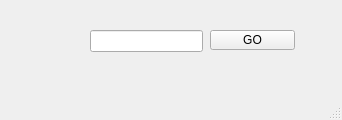
<?xml version="1.0" encoding="UTF-8"?>
<ui version="4.0">
 <class>MainWindow</class>
 <widget class="QMainWindow" name="MainWindow">
  <property name="geometry">
   <rect>
    <x>0</x>
    <y>0</y>
    <width>342</width>
    <height>120</height>
   </rect>
  </property>
  <property name="windowTitle">
   <string>MainWindow</string>
  </property>
  <widget class="QWidget" name="centralwidget">
   <widget class="QPushButton" name="pushButton">
    <property name="geometry">
     <rect>
      <x>210</x>
      <y>30</y>
      <width>85</width>
      <height>20</height>
     </rect>
    </property>
    <property name="text">
     <string>GO</string>
    </property>
   </widget>
   <widget class="QLineEdit" name="lineEdit">
    <property name="geometry">
     <rect>
      <x>90</x>
      <y>30</y>
      <width>113</width>
      <height>22</height>
     </rect>
    </property>
   </widget>
  </widget>
  <widget class="QMenuBar" name="menubar">
   <property name="geometry">
    <rect>
     <x>0</x>
     <y>0</y>
     <width>342</width>
     <height>18</height>
    </rect>
   </property>
  </widget>
  <widget class="QStatusBar" name="statusbar"/>
 </widget>
 <resources/>
 <connections>
  <connection>
   <sender>pushButton</sender>
   <signal>clicked()</signal>
   <receiver>MainWindow</receiver>
   <slot>go()</slot>
   <hints>
    <hint type="sourcelabel">
     <x>242</x>
     <y>62</y>
    </hint>
    <hint type="destinationlabel">
     <x>224</x>
     <y>86</y>
    </hint>
   </hints>
  </connection>
 </connections>
 <slots>
  <slot>go()</slot>
 </slots>
</ui>
